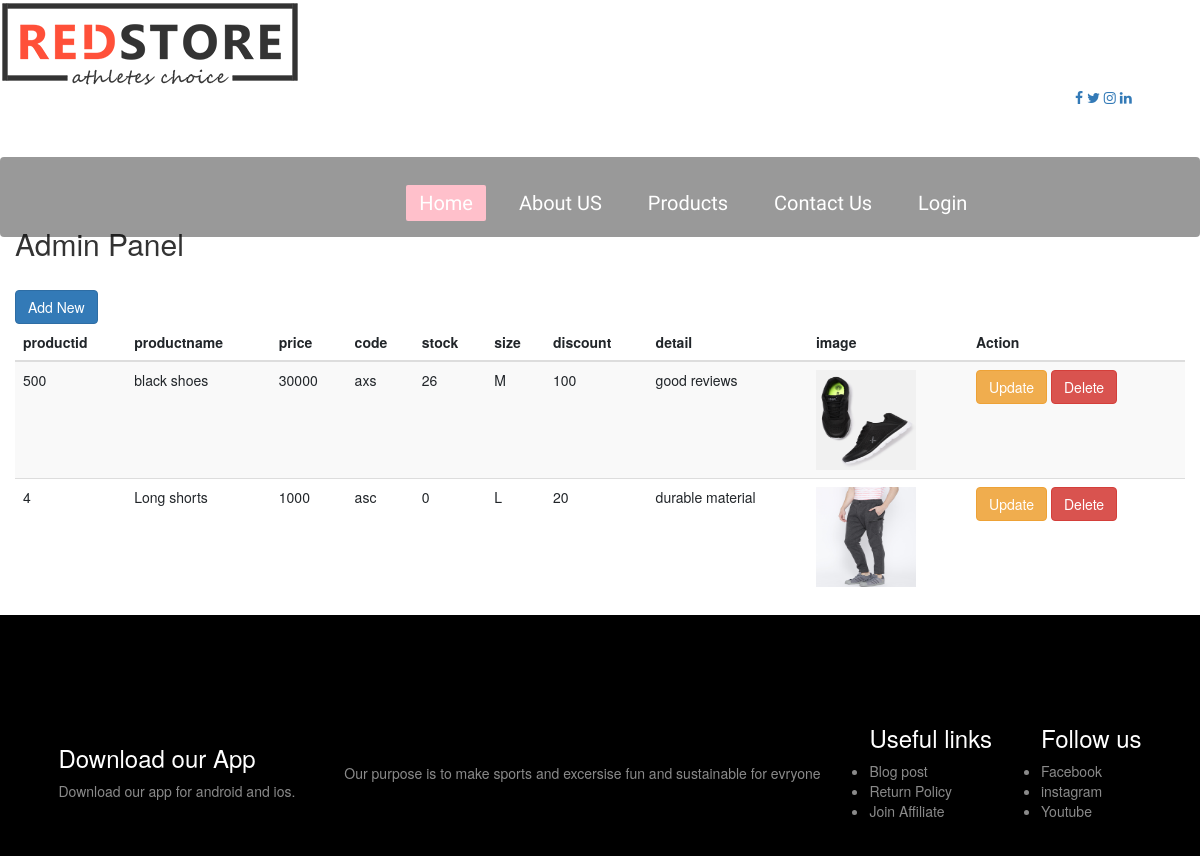
The page /vieww.php on the database its author committed.
### tables this page shows
CREATE TABLE `tblproducts` (
  `productId` int(11) NOT NULL,
  `productName` varchar(255) NOT NULL,
  `productPrice` float NOT NULL,
  `productCode` varchar(255) NOT NULL,
  `productInstock` tinyint(1) NOT NULL,
  `productDiscount` float NOT NULL,
  `productSizes` varchar(255) NOT NULL,
  `productDetails` text NOT NULL,
  `image` varchar(255) NOT NULL
);

### vieww.php (the view, shortened to what this page needs)
<?php
include('header.php');
include('connection.php');
$sql = "SELECT * FROM tblproducts";
$result = $con->query($sql);
?>
<!DOCTYPE html>
<head>
  <link rel="stylesheet" href="https://maxcdn.bootstrapcdn.com/bootstrap/3.4.0/css/bootstrap.min.css">
</head>
<body>
  <div class="container-fluid">
     <h2>Admin Panel </h2>
  <br>
    <div class="pull-left">
      <button class="btn btn-primary"><a href="imgdetails2.php" style="color:white">Add New</a></button>
    </div><br>
  <table class="table table-striped">
    <thead>
      <tr>
        <th>productid</th>
        <th>productname</th>
        <th>price</th>
		<th>code</th>
        <th>stock</th>
        <th>size</th>
		<th>discount</th>
		<th>detail</th>
        <th>image</th>
        <th>Action</th>
      </tr>
    </thead>
    <tbody>
     <?php while($res = mysqli_fetch_array($result)){ ?>
      <tr>
        <td><?php echo $res['productId'] ?></td>
        <td><?php echo $res['productName']?></td>
        <td><?php echo $res['productPrice'] ?></td>
		 <td><?php echo $res['productCode'] ?></td>
		  <td><?php echo $res['productInstock'] ?></td>
		   <td><?php echo $res['productSizes'] ?></td>
		    <td><?php echo $res['productDiscount'] ?></td>
			 <td><?php echo $res['productDetails'] ?></td>
			 <td><img src="uploads/<?php echo $res['image'];?>?>"width="100" height="100"></td>
        <td><button class="btn btn-warning"><a href="editp.php?id=<?php echo
        $res['productId']?>" style="color:white">Update</a></button>
          <button class="btn btn-danger" onclick="delete_row(<?php  echo $res['productId']   ?>)">Delete</button></td>
        </tr>
      <?php }?>
    </tbody>
  </table>
</div>
<?php
include('footer.php');
?>
</body>
</html>

### header.php (shortened to what this page needs)
<!DOCTYPE html>
<html lang="en">
<head>
    <link href="css/bootstrap.min.css" rel="stylesheet" media="screen">
	<link rel="stylesheet" href="style1.css">
	<link rel="stylesheet" href="https://stackpath.bootstrapcdn.com/font-awesome/4.7.0/css/font-awesome.min.css">
</head>
<body>
	<div >
		<div  >
			<img  src="logo.png" alt="logo" style="width;125px">
		</div>
		<div  class="centerdiv" style="float:right; width:125px; ">
				<a href="https://www.facebook.com/login" class="fa fa-facebook"target="blank" ></a>
               <a href="https://twitter.com/Twitter?ref_src=twsrc%5Egoogle%7Ctwcamp%5Eserp%7Ctwgr%5Eauthor" class="fa fa-twitter"target="blank" ></a>
			<a href="https://www.instagram.com/accounts/login/"  class="fa fa-instagram" target="blank"> </a>
			<a href="https://pk.linkedin.com/"  class="fa fa-linkedin" target="blank"><a/>
		</div>
		 <nav class="navbar">
				<ul>
					<li><a class="active" href="">Home</a></li>
					<li><a href="about us.php" target="blank">About US</a></li>
					<li><a href="tryimg.php"target="blank">Products</a></li>
					<li><a href="contact.php"target="blank">Contact Us</a></li>
					<li><a href="loginn.php"target="blank">Login</a></li>
				</ul>
          </nav>

### footer.php (shortened to what this page needs)
<div class="footer" style= "width:100%">
					<div class="row">
						<div class="footer-col-1">
							<h3> Download our App </h3>
							<p>Download our app for android and ios.</p>
						</div>
						<div class="footer-col-2">
							<p>Our purpose is to make sports and excersise fun
							and sustainable for evryone</p>
						</div>
						<div class="footer-col-3">
							<h3>Useful links</h3>
							<ul>
							<li>Blog post</li>
							<li>Return Policy</li>
							<li>Join Affiliate</li>
							</ul>
					    </div>
						<div class="footer-col-3">
							<h3>Follow us</h3>
							<ul>
							<li>Facebook</li>
							<li>instagram</li>
							<li>Youtube</li>
							</ul>
					    </div>
			   </div>
	     </div>

### style1.css (style rules this page uses)
* { padding: 0; margin: 0; }
.row { display: flex; }
.navbar { height: 80px; width: 100%; top: 50px; left: 0; background: rgba(0,0,0,0.4); }
.navbar ul { float: right; margin-right: 20px; }
.navbar ul li { list-style: none; margin: 0 8px; display: inline-block; line-height: 80px; }
.navbar ul li a { font-size: 20px; font-family: 'Itim', cursive; color: white; padding: 6px 13px; text-decoration: none; transition: .4s; }
.navbar ul li a.active, .navbar ul li a:hover { background: pink; border-radius: 2px; }
* { box-sizing:border-box }
.row { margin-top:80px; display:flex; align-items:center; flex-wrap:wrap; justify-content:space-around; }
.footer { background:#000; color:#8a8a8a; font-size:14px; padding:10px 0 25px; width:100%; }
.footer p { color#8a8a8a; }
.footer h3 { color:white; margin-bottom:10px; }

### rows shown on the page
tblproducts: productId "500", productName "black shoes", productPrice "30000", productCode "axs", productInstock "26", productSizes "M", productDiscount "100", productDetails "good reviews", image (picture)
tblproducts: productId "4", productName "Long shorts", productPrice "1000", productCode "asc", productInstock "0", productSizes "L", productDiscount "20", productDetails "durable material", image (picture)
